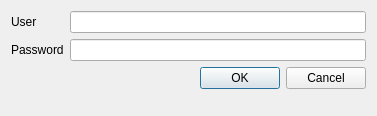
<?xml version="1.0" encoding="UTF-8"?>
<ui version="4.0">
 <class>loginQDialog</class>
 <widget class="QDialog" name="loginQDialog">
  <property name="geometry">
   <rect>
    <x>0</x>
    <y>0</y>
    <width>377</width>
    <height>116</height>
   </rect>
  </property>
  <property name="windowTitle">
   <string>Login</string>
  </property>
  <layout class="QFormLayout" name="formLayout">
   <item row="0" column="1">
    <widget class="QLineEdit" name="userText"/>
   </item>
   <item row="1" column="0">
    <widget class="QLabel" name="passLabel">
     <property name="text">
      <string>Password</string>
     </property>
    </widget>
   </item>
   <item row="1" column="1">
    <widget class="QLineEdit" name="passText">
     <property name="echoMode">
      <enum>QLineEdit::Password</enum>
     </property>
    </widget>
   </item>
   <item row="2" column="0" colspan="2">
    <widget class="QDialogButtonBox" name="buttonBox">
     <property name="orientation">
      <enum>Qt::Horizontal</enum>
     </property>
     <property name="standardButtons">
      <set>QDialogButtonBox::Cancel|QDialogButtonBox::Ok</set>
     </property>
    </widget>
   </item>
   <item row="0" column="0">
    <widget class="QLabel" name="userLabel">
     <property name="text">
      <string>User</string>
     </property>
    </widget>
   </item>
  </layout>
 </widget>
 <resources/>
 <connections>
  <connection>
   <sender>buttonBox</sender>
   <signal>accepted()</signal>
   <receiver>loginQDialog</receiver>
   <slot>accept()</slot>
   <hints>
    <hint type="sourcelabel">
     <x>248</x>
     <y>254</y>
    </hint>
    <hint type="destinationlabel">
     <x>157</x>
     <y>274</y>
    </hint>
   </hints>
  </connection>
  <connection>
   <sender>buttonBox</sender>
   <signal>rejected()</signal>
   <receiver>loginQDialog</receiver>
   <slot>reject()</slot>
   <hints>
    <hint type="sourcelabel">
     <x>316</x>
     <y>260</y>
    </hint>
    <hint type="destinationlabel">
     <x>286</x>
     <y>274</y>
    </hint>
   </hints>
  </connection>
 </connections>
</ui>
